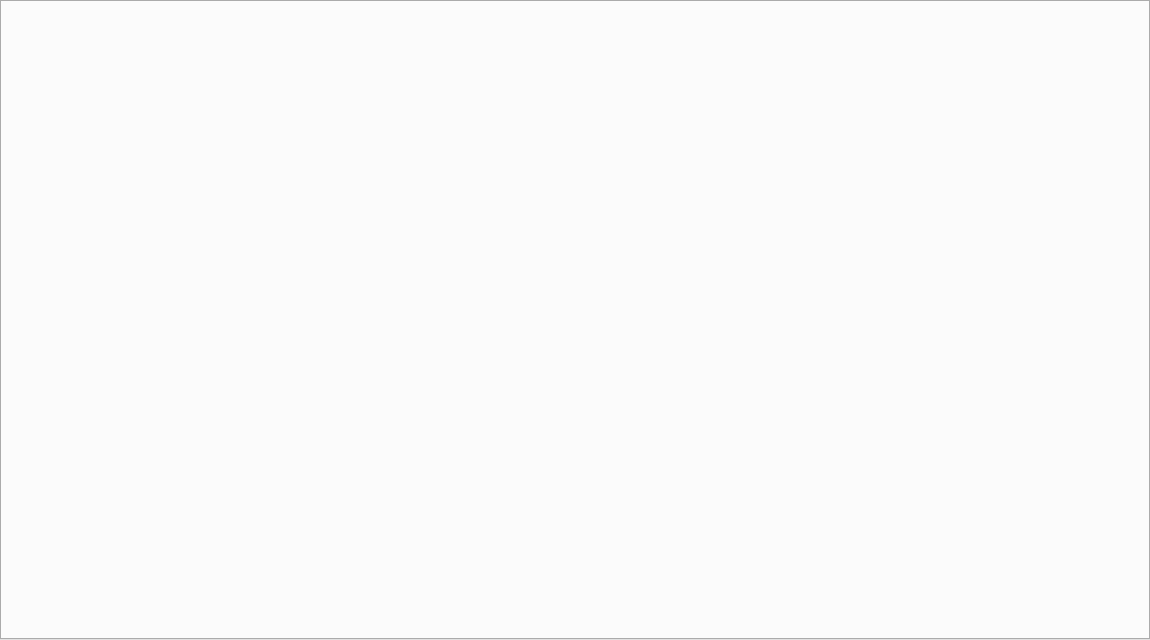
<?xml version="1.0" encoding="UTF-8"?>
<ui version="4.0">
 <class>MainWindow</class>
 <widget class="QMainWindow" name="MainWindow">
  <property name="geometry">
   <rect>
    <x>0</x>
    <y>0</y>
    <width>1150</width>
    <height>640</height>
   </rect>
  </property>
  <property name="windowTitle">
   <string>Celer Browser - dev0.1</string>
  </property>
  <widget class="QWidget" name="centralwidget">
   <property name="layoutDirection">
    <enum>Qt::LayoutDirection::LeftToRight</enum>
   </property>
   <property name="autoFillBackground">
    <bool>false</bool>
   </property>
   <layout class="QHBoxLayout" name="horizontalLayout">
    <property name="leftMargin">
     <number>0</number>
    </property>
    <property name="topMargin">
     <number>0</number>
    </property>
    <property name="rightMargin">
     <number>0</number>
    </property>
    <property name="bottomMargin">
     <number>0</number>
    </property>
    <item>
     <widget class="QTabWidget" name="tabWidget">
      <property name="autoFillBackground">
       <bool>false</bool>
      </property>
      <property name="currentIndex">
       <number>0</number>
      </property>
      <property name="tabsClosable">
       <bool>true</bool>
      </property>
      <property name="movable">
       <bool>true</bool>
      </property>
     </widget>
    </item>
   </layout>
  </widget>
 </widget>
 <resources/>
 <connections/>
</ui>
